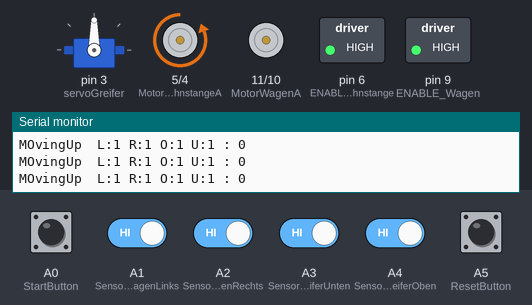
A sketch run on a simulated Arduino Uno, built with avr-gcc and run on an emulated ATmega328P. On the bench: servo, motor-driver pin pairs drawn as motors (green arrow = first pin HIGH = forward, orange = second pin HIGH = backward, longer = more drive), switched loads named in the sketch (green lamp = pin HIGH), the last lines printed to the serial monitor. Inputs (shaded band) come from the test bench; at power-on: A0 (StartButton), A1 (SensorWagenLinks), A2 (SensorWagenRechts), A3 (SensorGreiferUnten), A4 (SensorGreiferOben), A5 (ResetButton) HIGH.

Above: at 1.2 s.
1.3 s: A4 (SensorGreiferOben) driven LOW
At 2.1 s:
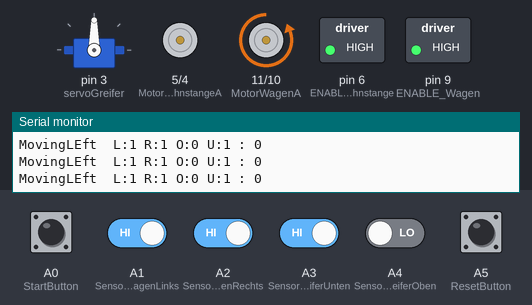
2.9 s: A1 (SensorWagenLinks) driven LOW
At 3.5 s:
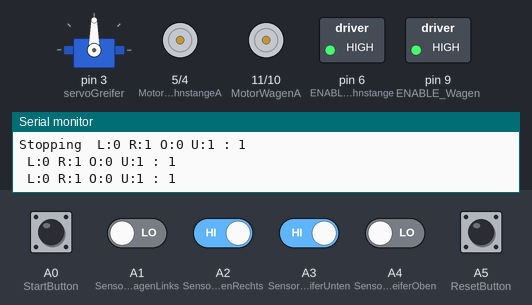
4.5 s: A0 (StartButton) pulled LOW for 0.15 s
At 4.9 s:
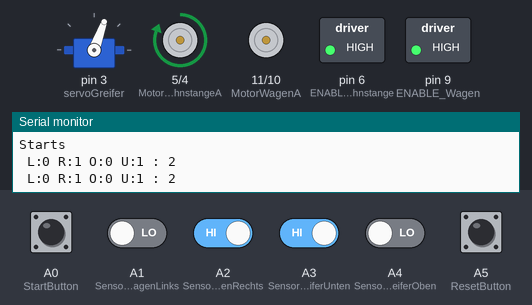
6.1 s: A3 (SensorGreiferUnten) driven LOW
At 8.1 s:
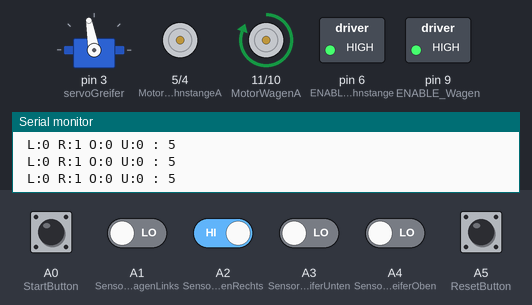
8.4 s: A2 (SensorWagenRechts) driven LOW
At 9.7 s:
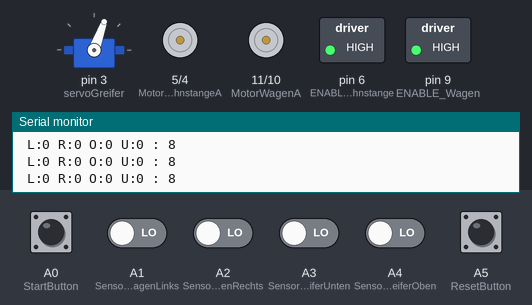
11.4 s: A4 (SensorGreiferOben) driven HIGH
At 12.7 s:
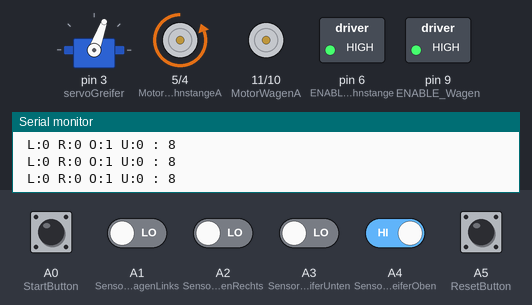
Timing chart, 0 to 17.2 s (numbered marks = the images above; inputs shaded):
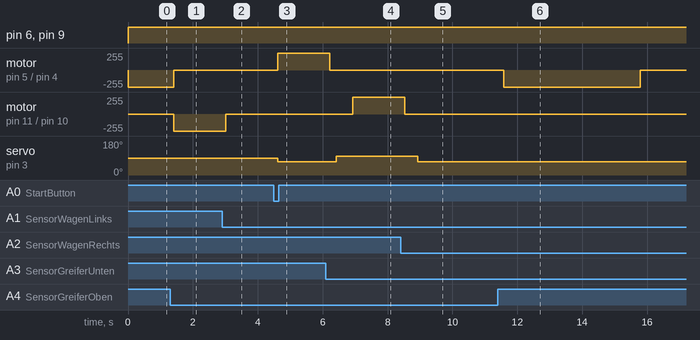

Measured:
- after the input at 1.3 s, motor on pin 5 (MotorZahnstangeA) / pin 4 (MotorZahnstangeB): backward 255/255 → stopped after 0.10 s; motor on pin 11 (MotorWagenA) / pin 10 (MotorWagenB): stopped → backward 255/255 after 0.10 s
- after the input at 2.9 s, motor on pin 11 (MotorWagenA) / pin 10 (MotorWagenB): backward 255/255 → stopped after 0.11 s
- after the input at 4.5 s, motor on pin 5 (MotorZahnstangeA) / pin 4 (MotorZahnstangeB): stopped → forward 255/255 after 0.11 s; servo on pin 3 (servoGreifer): 90° → 70° after 0.11 s
- after the input at 6.1 s, motor on pin 5 (MotorZahnstangeA) / pin 4 (MotorZahnstangeB): forward 255/255 → stopped after 0.12 s; motor on pin 11 (MotorWagenA) / pin 10 (MotorWagenB): stopped → forward 255/255 after 0.82 s; servo on pin 3 (servoGreifer): 70° → 100° after 0.32 s
- after the input at 8.4 s, motor on pin 11 (MotorWagenA) / pin 10 (MotorWagenB): forward 255/255 → stopped after 0.12 s; servo on pin 3 (servoGreifer): 100° → 70° after 0.53 s
- after the input at 11.4 s, motor on pin 5 (MotorZahnstangeA) / pin 4 (MotorZahnstangeB): stopped → backward 255/255 after 0.18 s, → stopped 4.2 s later

The sketch:

EggController.ino
```cpp
#include <Servo.h>

#define ENABLE_Wagen 9
#define MotorWagenA 11  //H-Bridge
#define MotorWagenB 10
//Motor Zahnstange
#define ENABLE_Zahnstange 6
#define MotorZahnstangeA 5
#define MotorZahnstangeB 4

//sensors
#define SensorWagenLinks A1
#define SensorWagenRechts A2
#define SensorGreiferOben A4
#define SensorGreiferUnten A3

#define StartButton A0
#define ResetButton A5

Servo servoGreifer;
int moveTimer = 0;


enum State {
  RESET,
  READY,
  MOVE_DOWN,
  GRAB,
  MOVE_UP,
  MOVE_RIGHT,
  MOVE_DOWN_2,
  DROP,
  MOVE_UP_2
};

State state = RESET;


void stopAll() {
  digitalWrite(MotorWagenA, LOW);
  digitalWrite(MotorWagenB, LOW);
  digitalWrite(MotorZahnstangeA, LOW);
  digitalWrite(MotorZahnstangeB, LOW);
}

void stopVertical() {
  digitalWrite(MotorZahnstangeA, LOW);
  digitalWrite(MotorZahnstangeB, LOW);
}

void stopHorizontal() {
  digitalWrite(MotorWagenA, LOW);
  digitalWrite(MotorWagenB, LOW);
}

void moveUp() {
  digitalWrite(MotorZahnstangeA, LOW);
  digitalWrite(MotorZahnstangeB, HIGH);
  analogWrite(ENABLE_Zahnstange, 255);
}

void moveDown() {
  digitalWrite(MotorZahnstangeA, HIGH);
  digitalWrite(MotorZahnstangeB, LOW);
}

void moveLeft() {
  digitalWrite(MotorWagenA, LOW);
  digitalWrite(MotorWagenB, HIGH);
}

void moveRight() {
  digitalWrite(MotorWagenA, HIGH);
  digitalWrite(MotorWagenB, LOW);
}

void setup() {
  Serial.begin(9600);
  pinMode(ENABLE_Wagen, OUTPUT);
  pinMode(MotorWagenA, OUTPUT);
  pinMode(MotorWagenB, OUTPUT);

  pinMode(ENABLE_Zahnstange, OUTPUT);
  pinMode(MotorZahnstangeA, OUTPUT);
  pinMode(MotorZahnstangeB, OUTPUT);

  pinMode(SensorWagenLinks, INPUT_PULLUP);
  pinMode(SensorWagenRechts, INPUT_PULLUP);
  pinMode(SensorGreiferOben, INPUT_PULLUP);
  pinMode(SensorGreiferUnten, INPUT_PULLUP);

  pinMode(StartButton, INPUT_PULLUP);
  pinMode(ResetButton, INPUT_PULLUP);
  servoGreifer.attach(3);
  servoGreifer.write(90);  // closed
}


void loop() {
  analogWrite(ENABLE_Wagen, 255);
  analogWrite(ENABLE_Zahnstange, 255);
  //Reset Button
  if (digitalRead(ResetButton) == LOW) {
    stopAll();
    state = RESET;
    Serial.println("Reset");
  }

  //Start Button
  static bool lastStart = HIGH;
  bool currentStart = digitalRead(StartButton);

  if (lastStart == HIGH && currentStart == LOW && state == READY) {
    state = MOVE_DOWN;
    Serial.println("Starts");
  }
  lastStart = currentStart;


  switch (state) {

    case RESET:
      if (digitalRead(SensorGreiferOben) == HIGH) {
        moveUp();
        Serial.print("MOvingUp ");
      } else if (digitalRead(SensorWagenLinks) == HIGH) {
        servoGreifer.write(90);
        stopVertical();
        moveLeft();
        Serial.print("MovingLEft ");
      } else {
        stopAll();
        Serial.print("Stopping ");
        moveTimer = 0;
        state = READY;
      }
      break;

    case READY:
      stopAll();
      break;

    case MOVE_DOWN:
      if (digitalRead(SensorGreiferUnten) == HIGH) {
        servoGreifer.write(70);
        moveDown();
      } else {
        stopAll();
        state = GRAB;
      }
      break;

    case GRAB:
      servoGreifer.write(100);  // close
      delay(100);
      state = MOVE_UP;
      break;

    case MOVE_UP:
      if (digitalRead(SensorGreiferOben) == HIGH) {
        moveUp();
      } else {
        stopAll();
        state = MOVE_RIGHT;
      }
      break;

    case MOVE_RIGHT:
      if (digitalRead(SensorWagenRechts) == HIGH) {
        moveRight();
      } else {
        stopAll();
        state = MOVE_DOWN_2;
      }
      break;

    case MOVE_DOWN_2:
      if (digitalRead(SensorGreiferUnten) == HIGH) {
        moveDown();
      } else {
        stopAll();
        state = DROP;
      }
      break;

    case DROP:
      servoGreifer.write(70);  // open
      delay(50);
      state = MOVE_UP_2;
      break;

    case MOVE_UP_2:
      if (digitalRead(SensorGreiferOben) == HIGH and moveTimer <= 20) {
        moveUp();
        moveTimer++;
      } else {
        stopAll();
      }
      break;
  }

  Serial.print(" L:");
  Serial.print(digitalRead(SensorWagenLinks));
  Serial.print(" R:");
  Serial.print(digitalRead(SensorWagenRechts));
  Serial.print(" O:");
  Serial.print(digitalRead(SensorGreiferOben));
  Serial.print(" U:");
  Serial.print(digitalRead(SensorGreiferUnten));
  Serial.print(" : ");
  Serial.println(state);

  delay(200);  // loop pacing
}
```
